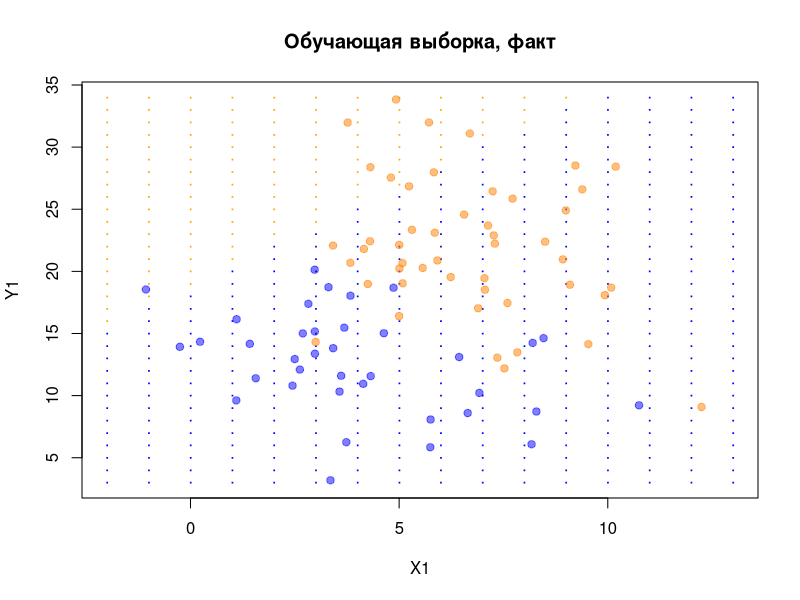
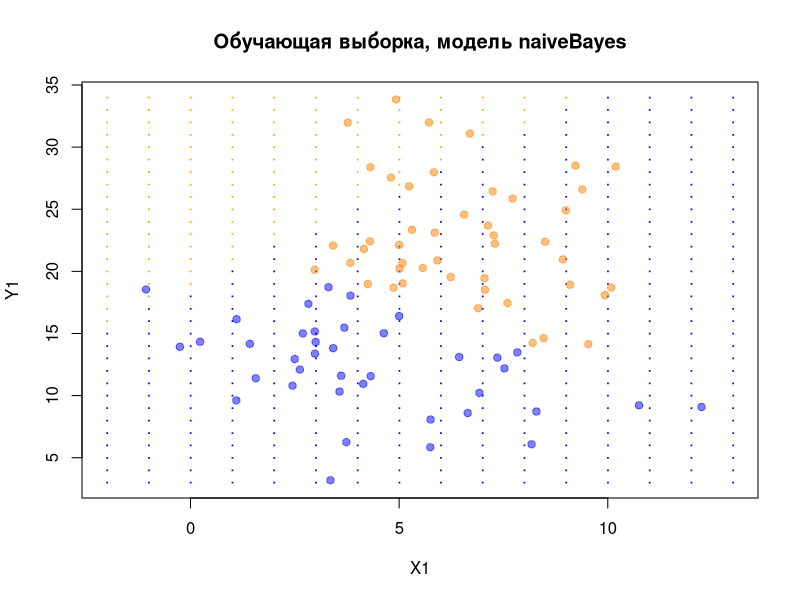
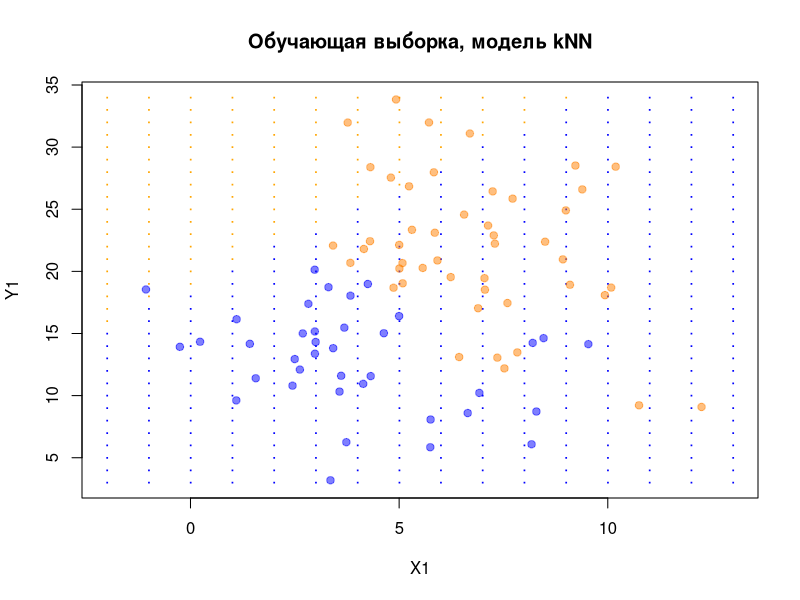

The R source for these figures, in order:
## ---- chunk 1
knitr::opts_chunk$set(echo = TRUE)
## ---- chunk 2
library('mlbench')
library('class')
library('car')
library('class')
library('e1071')
library('MASS')
## ---- chunk 3
# Генерируем данные ------------------------------------------------------------
# Данные примера 3 .............................................................
my.seed <- 12345
n <- 100               # наблюдений всего
train.percent <- 0.85  # доля обучающей выборки
# x-ы -- двумерные нормальные случайные величины
set.seed(my.seed)
class.0 <- mvrnorm(45, mu = c(5, 12), 
                   Sigma = matrix(c(6, 0, 0, 13.7), 2, 2, byrow = T))
set.seed(my.seed + 1)
class.1 <- mvrnorm(65, mu = c(7, 22), 
                   Sigma = matrix(c(4.3, 0, 0, 21), 2, 2, byrow = T))
# записываем x-ы в единые векторы (объединяем классы 0 и 1)
x1 <- c(class.0[, 1], class.1[, 1])
x2 <- c(class.0[, 2], class.1[, 2])
# фактические классы Y
y <- c(rep(0, nrow(class.0)), rep(1, nrow(class.1)))
# классы для наблюдений сетки
rules <- function(x1, x2){
  ifelse(x2 < 1.6*x1 + 19, 0, 1)
}

# Конец данных примера 3 .......................................................
# Отбираем наблюдения в обучающую выборку --------------------------------------
set.seed(my.seed)
inTrain <- sample(seq_along(x1), train.percent*n)
x1.train <- x1[inTrain]
x2.train <- x2[inTrain]
x1.test <- x1[-inTrain]
x2.test <- x2[-inTrain]
# используем истинные правила, чтобы присвоить фактические классы
y.train <- y[inTrain]
y.test <- y[-inTrain]
# фрейм с обучающей выборкой
df.train.1 <- data.frame(x1 = x1.train, x2 = x2.train, y = y.train)
# фрейм с тестовой выборкой
df.test.1 <- data.frame(x1 = x1.test, x2 = x2.test)
# Рисуем обучающую выборку графике ---------------------------------------------
# для сетки (истинных областей классов): целочисленные значения x1, x2
x1.grid <- rep(seq(floor(min(x1)), ceiling(max(x1)), by = 1),
               ceiling(max(x2)) - floor(min(x2)) + 1)
x2.grid <- rep(seq(floor(min(x2)), ceiling(max(x2)), by = 1),
               each = ceiling(max(x1)) - floor(min(x1)) + 1)
# классы для наблюдений сетки
y.grid <- rules(x1.grid, x2.grid)
# фрейм для сетки
df.grid.1 <- data.frame(x1 = x1.grid, x2 = x2.grid, y = y.grid)
# цвета для графиков
cls <- c('blue', 'orange')
cls.t <- c(rgb(0, 0, 1, alpha = 0.5), rgb(1,0.5,0, alpha = 0.5))
# график истинных классов
plot(df.grid.1$x1, df.grid.1$x2, 
     pch = '·', col = cls[df.grid.1[, 'y'] + 1],
     xlab = 'X1', ylab = 'Y1',
     main = 'Обучающая выборка, факт')
# точки фактических наблюдений
points(df.train.1$x1, df.train.1$x2,
       pch = 21, bg = cls.t[df.train.1[, 'y'] + 1], 
       col = cls.t[df.train.1[, 'y'] + 1])

## ---- chunk 4
# Байесовский классификатор ----------------------------------------------------
#  наивный байес: непрерывные объясняющие переменные
# строим модель
nb <- naiveBayes(y ~ ., data = df.train.1)
# получаем модельные значения на обучающей выборке как классы
y.nb.train <- ifelse(predict(nb, df.train.1[, -3], 
                             type = "raw")[, 2] > 0.5, 1, 0)
# график истинных классов
plot(df.grid.1$x1, df.grid.1$x2, 
     pch = '·',  col = cls[df.grid.1[, 'y'] + 1], 
     xlab = 'X1', ylab = 'Y1',
     main = 'Обучающая выборка, модель naiveBayes')
# точки наблюдений, предсказанных по модели
points(df.train.1$x1, df.train.1$x2, 
       pch = 21, bg = cls.t[y.nb.train + 1], 
       col = cls.t[y.nb.train + 1])
# матрица неточностей на обучающей выборке 
tbl <- table(y.train, y.nb.train) 
tbl 

# точность, или верность (Accuracy) 
Acc <- sum(diag(tbl)) / sum(tbl) 
Acc 

# прогноз на тестовую выборку 
y.nb.test <- ifelse(predict(nb, df.test.1, type = "raw")[, 2] > 0.5, 1, 0) 
# матрица неточностей на тестовой выборке 
tbl <- table(y.test, y.nb.test) 
tbl1<-tbl

# точность, или верность (Accuracy) 
Acc <- sum(diag(tbl)) / sum(tbl) 
Acc 

## ---- chunk 5
# Метод kNN --------------------------------------------------------------------
#  k = 3
# строим модель и делаем прогноз
y.knn.train <- knn(train = scale(df.train.1[, -3]), 
                   test = scale(df.train.1[, -3]),
                   cl = df.train.1$y, k = 3)
# график истинных классов
plot(df.grid.1$x1, df.grid.1$x2, 
     pch = '·', col = cls[df.grid.1[, 'y'] + 1],
     xlab = 'X1', ylab = 'Y1',
     main = 'Обучающая выборка, модель kNN')
# точки наблюдений, предсказанных по модели
points(df.train.1$x1, df.train.1$x2, 
       pch = 21, bg = cls.t[as.numeric(y.knn.train)], 
       col = cls.t[as.numeric(y.knn.train)])
# матрица неточностей на обучающей выборке 
tbl <- table(y.train, y.knn.train)
tbl
# точность, или верность (Accuracy) 
Acc <- sum(diag(tbl)) / sum(tbl)
Acc
# прогноз на тестовую выборку
y.knn.test <- knn(train = scale(df.train.1[, -3]), 
                  test = scale(df.test.1[, -3]),
                  cl = df.train.1$y, k = 3)
# матрица неточностей на тестовой выборке
tbl <- table(y.test, y.knn.test)
tbl
# точность, или верность (Accuracy) 
Acc <- sum(diag(tbl)) / sum(tbl)
Acc

## ---- chunk 6

TPR=tbl[4]/(tbl[4]+tbl[2])
TPR
SPC=tbl[1,1]/(tbl[2,1]+tbl[1,1])
SPC
PPV=tbl[2,2]/(tbl[2,2]+tbl[2,1])
PPV
NPV=tbl[1,1]/(tbl[1,2]+tbl[1,1])
NPV
FNV=1-TPR
FNV
FPR=1-SPC
FPR
FDR=1-PPV
FDR
MCC=(tbl[2,2]*tbl[1,1]-tbl[2,1]*tbl[1,2])/(((tbl[2,2]+tbl[2,1])*(tbl[2,2]+tbl[1,2])*(tbl[1,1]+tbl[2,1])*(tbl[1,1]+tbl[1,2]))^(1/2))
MCC
